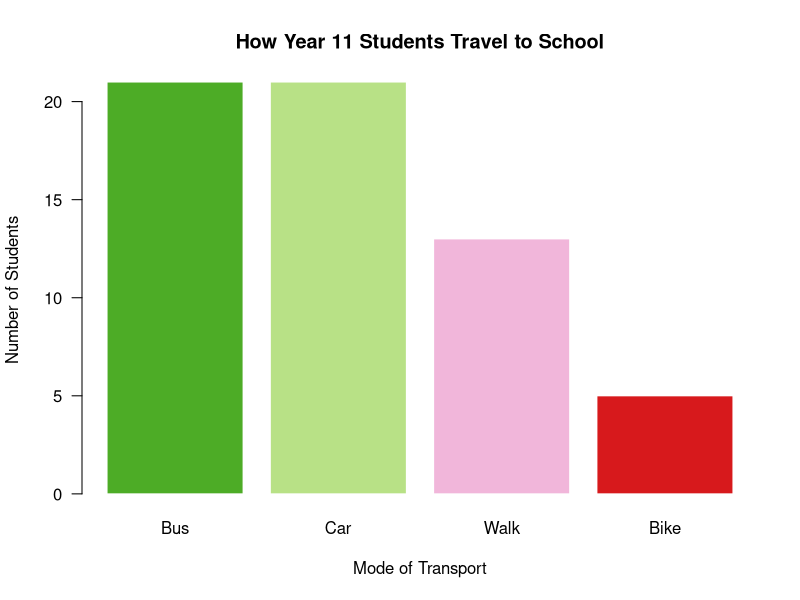
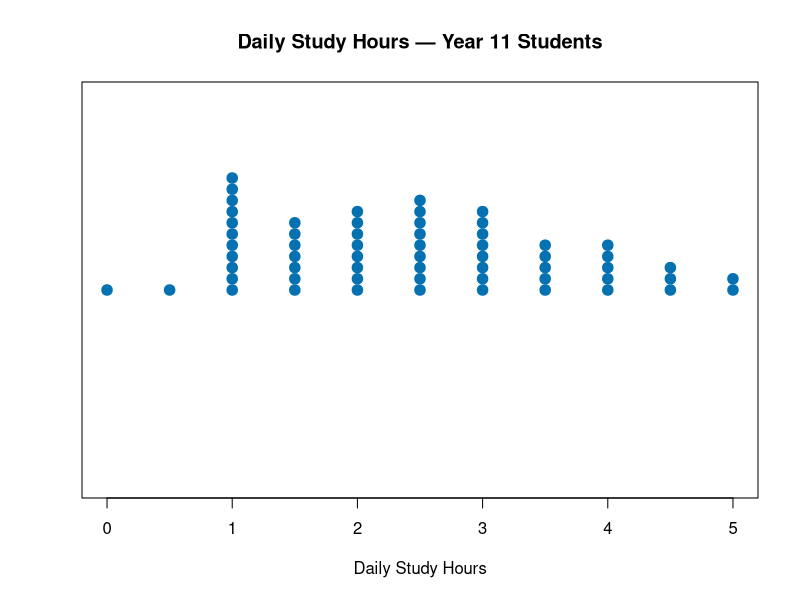
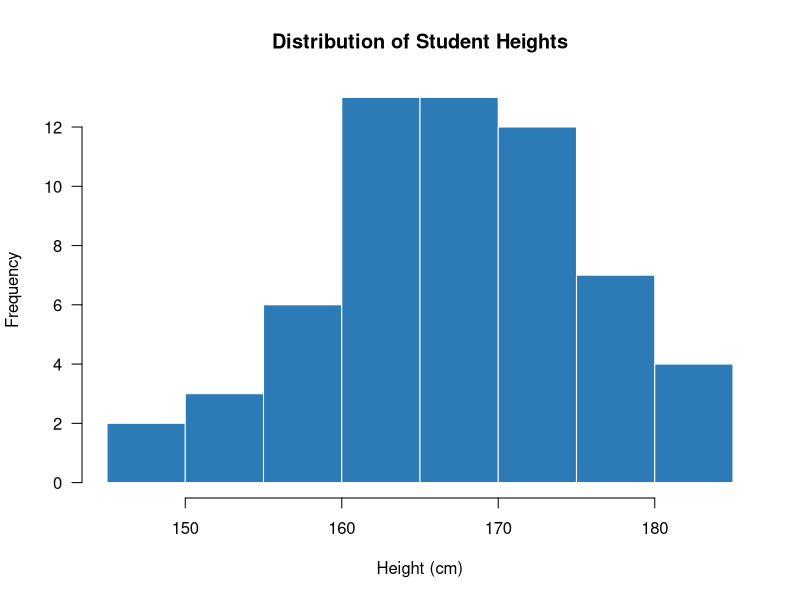
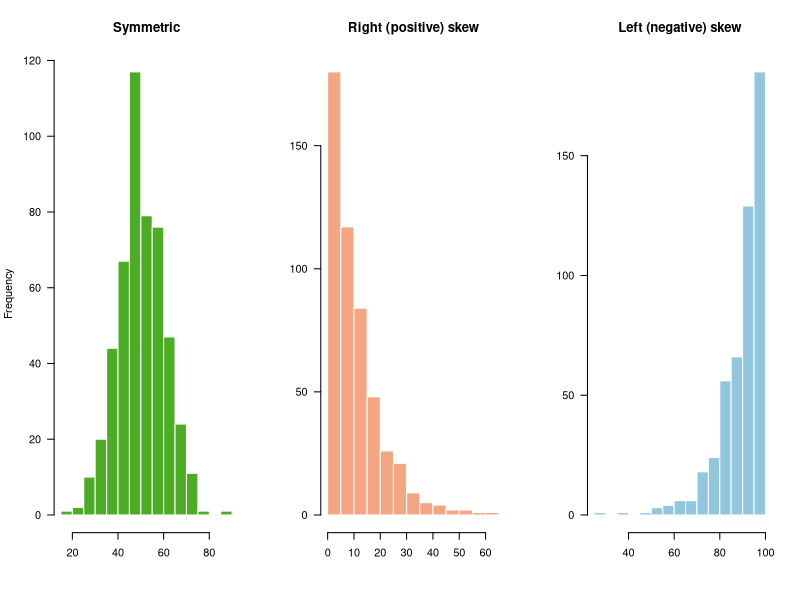
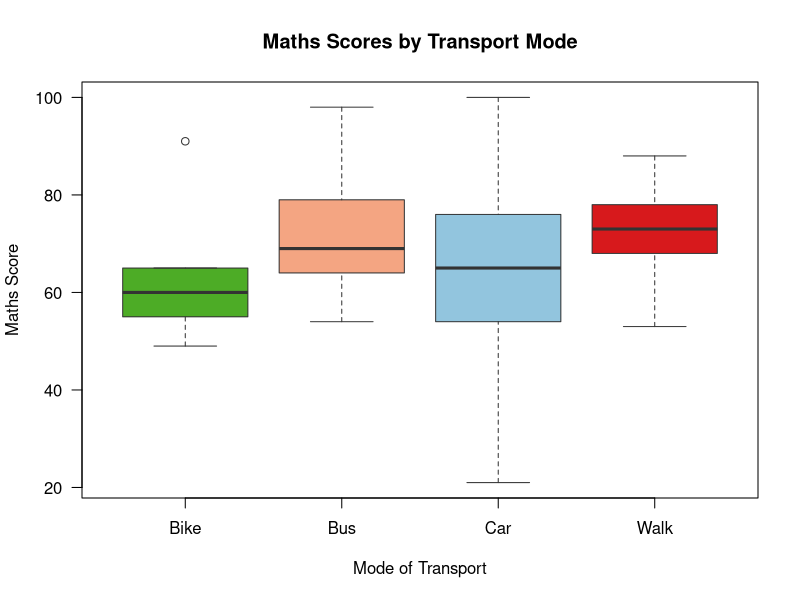
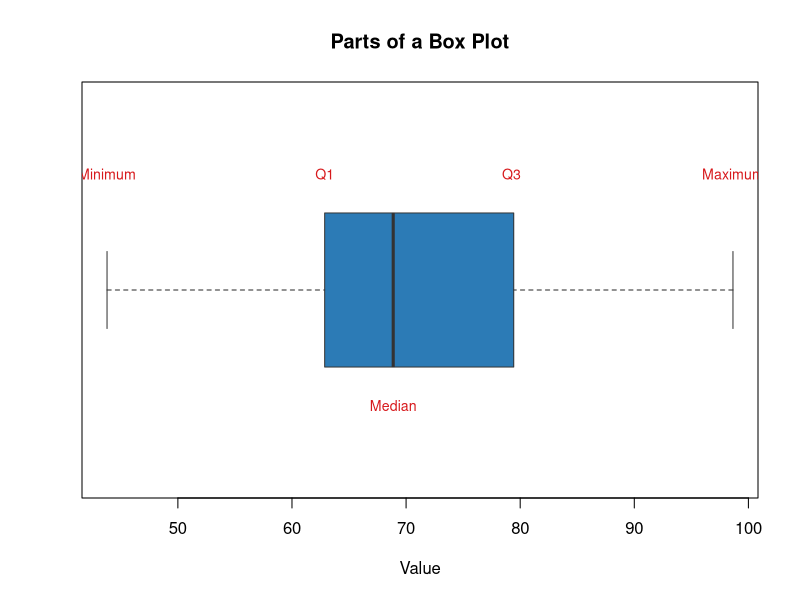
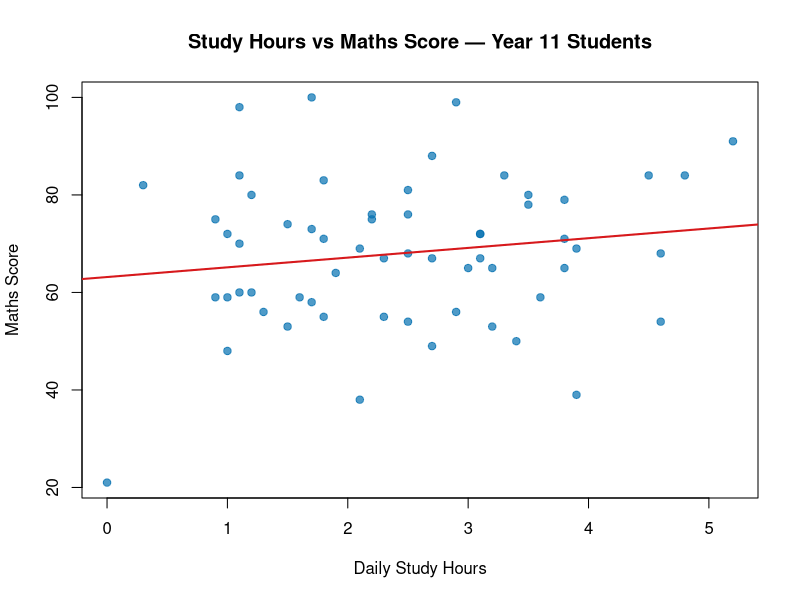
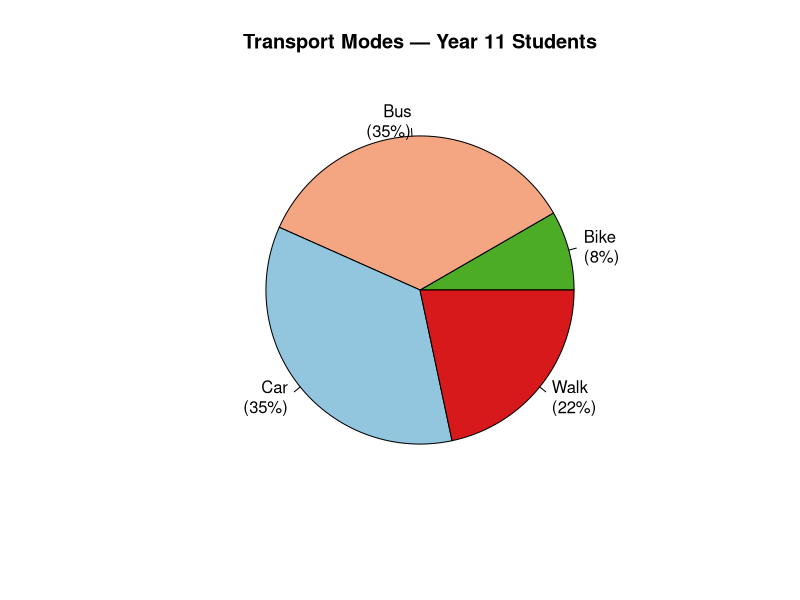

Generate these figures, in order, with R:
## ---- chunk 1
#| label: setup-data

set.seed(2024)
n <- 60

students <- data.frame(
  transport  = sample(c("Bus", "Car", "Walk", "Bike"), n,
                      replace = TRUE, prob = c(0.4, 0.25, 0.25, 0.1)),
  height_cm  = round(rnorm(n, mean = 167, sd = 9), 1),
  study_hrs  = round(pmax(0, rnorm(n, mean = 2.5, sd = 1.2)), 1),
  maths_score = round(pmin(100, pmax(0, rnorm(n, mean = 65, sd = 15))))
)
## ---- chunk 2
#| label: fig-bar-transport
#| fig-cap: "Bar chart showing how Year 11 students travel to school."

transport_counts <- table(students$transport)

barplot(
  sort(transport_counts, decreasing = TRUE),
  col  = c("#4dac26", "#b8e186", "#f1b6da", "#d7191c"),
  main = "How Year 11 Students Travel to School",
  xlab = "Mode of Transport",
  ylab = "Number of Students",
  border = "white",
  las = 1
)
## ---- chunk 3
#| label: fig-dotplot-study
#| fig-cap: "Dot plot of daily study hours for Year 11 students."

# Rounded to nearest 0.5 for clearer dot plot
study_rounded <- round(students$study_hrs * 2) / 2

stripchart(
  study_rounded,
  method = "stack",
  pch    = 19,
  col    = "#0571b0",
  cex    = 1.4,
  xlab   = "Daily Study Hours",
  main   = "Daily Study Hours — Year 11 Students",
  offset = 0.4
)
## ---- chunk 4
#| label: fig-histogram-height
#| fig-cap: "Histogram of student heights (cm)."

hist(
  students$height_cm,
  breaks = 10,
  col    = "#2c7bb6",
  border = "white",
  main   = "Distribution of Student Heights",
  xlab   = "Height (cm)",
  ylab   = "Frequency",
  las    = 1
)
## ---- chunk 5
#| label: fig-shape-examples
#| fig-cap: "Examples of different distribution shapes."
#| fig-height: 3

par(mfrow = c(1, 3))

# Symmetric
set.seed(1)
hist(rnorm(500, 50, 10), breaks = 15, col = "#4dac26", border = "white",
     main = "Symmetric", xlab = "", ylab = "Frequency", las = 1)

# Right-skewed
hist(rexp(500, 0.1), breaks = 15, col = "#f4a582", border = "white",
     main = "Right (positive) skew", xlab = "", ylab = "", las = 1)

# Left-skewed
hist(100 - rexp(500, 0.1), breaks = 15, col = "#92c5de", border = "white",
     main = "Left (negative) skew", xlab = "", ylab = "", las = 1)

par(mfrow = c(1, 1))
## ---- chunk 6
#| label: fig-boxplot
#| fig-cap: "Box plot of maths scores by transport type."

boxplot(
  maths_score ~ transport,
  data   = students,
  col    = c("#4dac26", "#f4a582", "#92c5de", "#d7191c"),
  border = "#333333",
  main   = "Maths Scores by Transport Mode",
  xlab   = "Mode of Transport",
  ylab   = "Maths Score",
  las    = 1
)
## ---- chunk 7
#| label: fig-boxplot-anatomy
#| fig-cap: "Anatomy of a box plot."
#| echo: false

set.seed(5)
x <- rnorm(100, 70, 12)
bp <- boxplot(x, horizontal = TRUE, col = "#2c7bb6", border = "#333",
              main = "Parts of a Box Plot", xlab = "Value",
              axes = TRUE)

q <- quantile(x)
text(q[1], 1.3, "Minimum", cex = 0.85, col = "#d7191c")
text(q[2], 1.3, "Q1", cex = 0.85, col = "#d7191c")
text(q[3], 0.7, "Median", cex = 0.85, col = "#d7191c")
text(q[4], 1.3, "Q3", cex = 0.85, col = "#d7191c")
text(q[5], 1.3, "Maximum", cex = 0.85, col = "#d7191c")
## ---- chunk 8
#| label: stem-leaf-scores

# Show a stem-and-leaf for a subset of maths scores
cat("Stem-and-leaf plot of maths scores (first 30 students):\n\n")
stem(students$maths_score[1:30])
## ---- chunk 9
#| label: fig-scatter
#| fig-cap: "Scatter plot of study hours vs maths score."

plot(
  students$study_hrs, students$maths_score,
  pch  = 19,
  col  = adjustcolor("#0571b0", alpha.f = 0.7),
  xlab = "Daily Study Hours",
  ylab = "Maths Score",
  main = "Study Hours vs Maths Score — Year 11 Students"
)
abline(lm(maths_score ~ study_hrs, data = students),
       col = "#d7191c", lwd = 2)
## ---- chunk 10
#| label: fig-pie
#| fig-cap: "Pie chart of transport modes."

pie(
  transport_counts,
  col    = c("#4dac26", "#f4a582", "#92c5de", "#d7191c"),
  main   = "Transport Modes — Year 11 Students",
  labels = paste0(names(transport_counts), "\n(",
                  round(100 * transport_counts / sum(transport_counts)), "%)")
)
